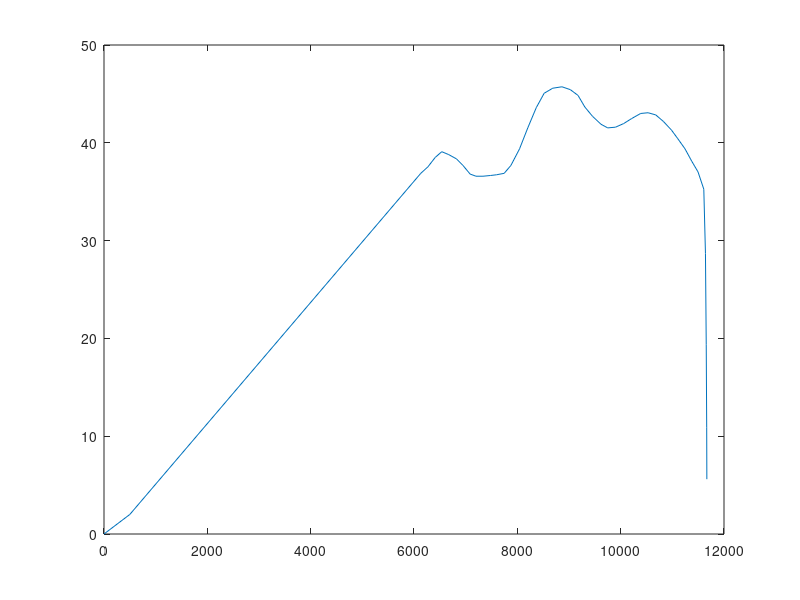

The MATLAB source for this figure:
function torque_fn = CBR600RR()

% % Rennteam Uni Stuttgart
% points = [...
% 0 0
% 500	2
% 7245	39.5333312
% 7457	39.60708742
% 7664	40.71343064
% 7875	42.11479872
% 8078	42.11479872
% 8287	41.30348036
% 8474	40.492162
% 8665	39.60708742
% 8868	39.45957499
% 9054	39.38581877
% 9248	39.38581877
% 9454	39.90211228
% 9669	40.86094307
% 9889	42.4835798
% 10114	43.14738573
% 10333	43.73743545
% 10540	43.9587041
% 10759	43.66367924
% 10966	42.9998733
% 11162	42.4835798
% 11371	41.74601765
% 11562	41.15596793
% 11759	40.56591821
% 11950	39.97586849
% 12133	39.23830634
% 12320	38.27947555
% 12490	37.32064475
% 12665	36.14054531
% 12830	35.25547074
% 12986	34.37039616
% 13142	33.41156536
% 13269	31.27263513
% 13354	27.43731195
% 13410	21.2417899
% 13442	16.07885485
% 13455	10.62089495
% 13460	6.490546914
% ];

% Karlsruhe
% points = [...
% 0 0
% 500	2
% 6537	34.22288373
% 6677	33.78034644
% 6814	34.00161508
% 6965	34.29663994
% 7107	34.44415237
% 7265	35.25547074
% 7427	37.39440097
% 7579	38.35323176
% 7731	38.13196312
% 7895	37.5419134
% 8060	38.72201284
% 8246	41.45099279
% 8437	43.58992302
% 8634	45.4338284
% 8825	46.54017162
% 9011	46.90895269
% 9209	46.90895269
% 9392	46.76144026
% 9577	46.54017162
% 9766	46.17139054
% 9954	45.50758461
% 10126	44.99129111
% 10308	44.54875382
% 10486	44.32748517
% 10666	44.10621653
% 10841	43.81119167
% 11011	43.29489816
% 11184	42.70484844
% 11341	41.59850522
% 11495	40.27089335
% 11620	38.0582069
% 11713	33.26405293
% 11785	28.02736167
% 11830	21.53681476
% 11862	16.52139214
% 11892	12.02226303
% ];
% 
% % Unicorn Race Engineering
% points = [...
% 0 0
% 500	2
% 5108	41.37723657
% 5194	41.59850522
% 5291	41.96728629
% 5372	42.40982358
% 5466	42.70484844
% 5557	42.9998733
% 5644	43.29489816
% 5741	44.10621653
% 5834	44.62251003
% 5930	44.91753489
% 6018	45.13880354
% 6113	45.4338284
% 6211	46.02387811
% 6305	47.13022134
% 6418	48.08905213
% 6520	48.82661428
% 6623	49.19539536
% 6733	50.00671372
% 6841	50.67051966
% 6948	51.55559423
% 7062	52.21940017
% 7176	52.95696232
% 7289	53.62076825
% 7408	54.65335526
% 7531	55.68594227
% 7652	56.64477306
% 7772	57.23482278
% 7890	57.60360386
% 8005	57.67736007
% 8128	57.60360386
% 8241	57.45609143
% 8356	57.01355414
% 8469	56.12847956
% 8573	54.87462391
% 8681	53.32574339
% 8790	52.29315638
% 8882	51.33432559
% 8996	50.81803209
% 9095	50.15422615
% 9195	49.416664
% 9294	48.67910185
% 9391	47.86778349
% 9486	47.27773377
% 9581	46.54017162
% 9673	46.02387811
% 9765	45.4338284
% 9856	44.69626625
% 9941	44.10621653
% 10023	43.66367924
% 10118	43.14738573
% 10205	42.55733601
% 10289	42.11479872
% 10374	41.524749
% 10455	41.15596793
% 10540	40.56591821
% 10611	39.97586849
% 10696	39.31206256
% 10776	38.79576905
% 10850	38.27947555
% 10919	37.5419134
% 11001	36.80435125
% 11072	36.21430153
% 11145	35.5504956
% 11212	35.03420209
% 11283	34.37039616
% 11348	33.78034644
% 11395	31.05136648
% 11419	22.34813312
% 11443	15.85758621
% 11456	12.02226303
% 11474	10.10460145
% 11482	8.703233361
% ];
% 
% % Technikum Mittweida Motorsport
% points = [...
% 0 0
% 500	2
% 5027	22.27437691
% 5089	23.01193906
% 5158	23.97076985
% 5223	24.92960065
% 5292	26.10970008
% 5372	26.92101845
% 5439	27.6585806
% 5517	28.1748741
% 5591	28.54365518
% 5665	28.83868004
% 5741	28.98619247
% 5814	29.28121733
% 5887	29.50248597
% 5967	29.79751083
% 6047	29.94502326
% 6121	29.87126705
% 6194	29.79751083
% 6275	29.87126705
% 6354	30.24004812
% 6427	30.46131677
% 6505	30.46131677
% 6585	30.24004812
% 6664	30.09253569
% 6740	30.09253569
% 6815	30.09253569
% 6892	30.01877948
% 6970	30.09253569
% 7047	30.16629191
% 7124	30.38756055
% 7202	30.53507298
% 7278	30.60882919
% 7357	30.68258541
% 7440	30.75634162
% 7518	30.68258541
% 7594	30.60882919
% 7672	30.46131677
% 7747	30.16629191
% 7818	29.87126705
% 7890	29.50248597
% 7959	29.1337049
% 8034	28.83868004
% 8106	28.61741139
% 8179	28.46989896
% 8253	28.39614275
% 8321	28.32238653
% 8391	28.1748741
% 8461	27.95360546
% 8531	27.73233681
% 8599	27.58482438
% 8667	27.36355574
% 8741	27.28979952
% 8808	27.21604331
% 8874	27.21604331
% 8945	27.14228709
% 9016	27.06853088
% 9083	27.14228709
% 9153	27.06853088
% 9223	27.06853088
% 9291	26.99477466
% 9360	26.99477466
% 9427	26.99477466
% 9494	26.84726223
% 9559	26.77350602
% 9627	26.77350602
% 9697	26.84726223
% 9764	26.84726223
% 9836	27.06853088
% 9904	27.21604331
% 9974	27.43731195
% 10045	27.73233681
% 10119	28.02736167
% 10195	28.46989896
% 10269	28.83868004
% 10342	29.1337049
% 10414	29.42872976
% 10490	29.57624219
% 10568	29.79751083
% 10644	29.79751083
% 10716	29.72375462
% 10792	29.57624219
% 10867	29.42872976
% 10938	29.28121733
% 11010	29.1337049
% 11085	28.98619247
% 11157	28.69116761
% 11223	28.39614275
% 11297	28.1748741
% 11367	28.10111789
% 11434	28.02736167
% 11508	27.87984924
% 11574	27.36355574
% 11640	26.92101845
% 11707	26.55223737
% 11767	26.10970008
% 11829	24.92960065
% 11890	24.48706336
% 11950	24.63457579
% 12011	24.1920385
% 12067	23.74950121
% 12123	23.15945149
% 12174	21.83183962
% 12222	21.02052125
% 12270	20.13544668
% 12302	17.99651644
% ];
% 
% % Raceyard Kiel
% points = [...
% 0 0
% 500	2
% 7478	50.22798237
% 7660	49.85920129
% 7842	49.19539536
% 8014	48.45783321
% 8192	48.08905213
% 8357	46.90895269
% 8521	45.50758461
% 8669	43.9587041
% 8823	43.22114195
% 8981	42.70484844
% 9138	42.4835798
% 9297	42.40982358
% 9452	42.40982358
% 9620	42.77860466
% 9786	43.51616681
% 9942	44.03246031
% 10099	44.03246031
% 10260	43.81119167
% 10418	43.44241059
% 10578	43.14738573
% 10735	42.63109223
% 10883	42.18855494
% 11039	41.89353008
% 11195	41.74601765
% 11344	41.59850522
% 11489	40.93469928
% 11623	39.90211228
% 11758	38.72201284
% 11888	37.32064475
% 12019	36.0667891
% 12141	35.10795831
% 12255	34.0753713
% 12371	33.1165405
% 12490	32.37897835
% 12591	31.19887891
% 12669	28.10111789
% 12729	23.60198878
% 12780	19.47164074
% 12836	17.18519808
% 12885	15.63631756
% 12930	14.38246191
% 12968	13.27611869
% 12995	11.80099439
% ];
% 
% % Eleven O Six Racing
% points = [...
% 0 0
% 500	2
% 6703	13.64489976
% 6784	14.75124299
% 6871	16.44763593
% 6968	18.2915413
% 7057	19.39788453
% 7156	19.69290939
% 7254	20.28295911
% 7353	21.09427747
% 7440	21.53681476
% 7537	21.02052125
% 7619	20.65174018
% 7710	19.47164074
% 7799	19.17661588
% 7888	19.84042182
% 7974	19.7666656
% 8051	18.51280995
% 8121	17.84900401
% 8211	17.92276023
% 8285	17.99651644
% 8364	17.7752478
% 8461	18.07027266
% 8553	19.47164074
% 8654	20.79925261
% 8750	21.53681476
% 8851	21.97935205
% 8952	21.83183962
% 9057	22.42188934
% 9161	22.79067041
% 9253	22.20062069
% 9353	21.97935205
% 9436	20.57798396
% 9533	20.13544668
% 9617	20.06169046
% 9705	19.84042182
% 9787	19.39788453
% 9868	19.02910345
% 9960	19.02910345
% 10039	19.02910345
% 10132	19.02910345
% 10222	19.2503721
% 10309	19.54539696
% 10397	19.54539696
% 10478	19.39788453
% 10565	19.02910345
% 10636	18.43905373
% 10727	18.07027266
% 10811	18.58656616
% 10889	18.73407859
% 10953	17.7752478
% 11027	16.96392943
% 11090	16.22636728
% 11165	15.63631756
% 11244	15.85758621
% 11319	16.59514836
% 11392	16.66890457
% 11451	16.22636728
% 11520	15.48880513
% 11589	15.48880513
% 11652	15.48880513
% 11728	15.12002406
% 11789	15.04626785
% 11852	14.97251163
% 11914	14.52997434
% 11962	13.49738733
% 12021	12.8335814
% 12080	13.05485004
% 12137	13.05485004
% 12196	13.12860626
% 12249	13.20236247
% 12298	12.68606897
% 12347	11.65348196
% 12394	11.21094467
% 12442	11.06343224
% 12476	10.54713873
% 12519	9.367039296
% 12567	9.662064156
% 12604	10.10460145
% 12649	9.73582037
% 12691	9.73582037
% 12728	9.588307941
% 12764	9.145770651
% 12803	8.555720932
% 12829	8.260696072
% 12863	7.670646352
% 12894	7.523133923
% 12916	7.228109063
% 12940	6.638059343
% 12955	5.457959905
% 12968	4.572885326
% ];
% 
% % Racetech
% points = [...
% 0	0
% 5170	24.708332
% 5305	28.10111789
% 5436	29.72375462
% 5572	31.27263513
% 5696	31.93644106
% 5832	32.15770971
% 5966	32.45273457
% 6101	32.52649078
% 6236	32.52649078
% 6370	32.52649078
% 6498	32.52649078
% 6623	32.30522214
% 6746	31.86268485
% 6870	31.56765999
% 7006	31.42014756
% 7133	31.49390377
% 7253	31.34639134
% 7385	31.05136648
% 7504	30.75634162
% 7631	30.60882919
% 7758	30.46131677
% 7877	30.46131677
% 8002	30.38756055
% 8120	30.24004812
% 8246	30.09253569
% 8366	29.94502326
% 8488	29.87126705
% 8610	29.94502326
% 8735	30.24004812
% 8867	30.75634162
% 8996	31.34639134
% 9129	31.78892863
% 9264	32.15770971
% 9394	32.45273457
% 9527	32.52649078
% 9655	32.37897835
% 9784	32.08395349
% 9908	31.78892863
% 10038	31.56765999
% 10160	31.34639134
% 10286	30.97761027
% 10411	30.60882919
% 10522	30.16629191
% 10638	29.72375462
% 10753	29.35497354
% 10876	28.91243625
% 10986	28.46989896
% 11092	27.95360546
% 11201	27.51106817
% 11305	27.06853088
% 11415	26.77350602
% 11519	26.47848116
% 11621	25.88843144
% 11717	25.37213794
% 11816	24.78208822
% 11910	24.33955093
% 12004	23.82325742
% 12095	23.30696392
% 12150	21.90559583
% 12183	17.11144186
% 12205	11.8747506
% 12212	8.113183642
% ];
% 
% 
% WHZ Racing Team
points = [...
0 0
500	2
6131	36.87810746
6269	37.5419134
6410	38.50074419
6537	39.09079391
6671	38.79576905
6823	38.35323176
6947	37.68942583
7086	36.80435125
7200	36.5830826
7335	36.5830826
7479	36.65683882
7597	36.73059503
7745	36.87810746
7876	37.68942583
8043	39.38581877
8202	41.524749
8366	43.58992302
8519	45.06504732
8685	45.58134083
8863	45.72885326
9026	45.4338284
9175	44.84377868
9306	43.66367924
9456	42.70484844
9620	41.89353008
9749	41.524749
9901	41.59850522
10058	41.96728629
10214	42.4835798
10387	42.9998733
10530	43.07362952
10679	42.85236087
10826	42.18855494
10983	41.30348036
11106	40.41840578
11245	39.38581877
11374	38.13196312
11497	37.02561989
11609	35.25547074
11641	28.69116761
11656	19.39788453
11665	10.91591981
11668	5.605472335
];

RPM = transpose(points(:,1));
TQ = transpose(points(:,2));

torque_fn = [RPM; TQ];

plot(RPM, TQ);
